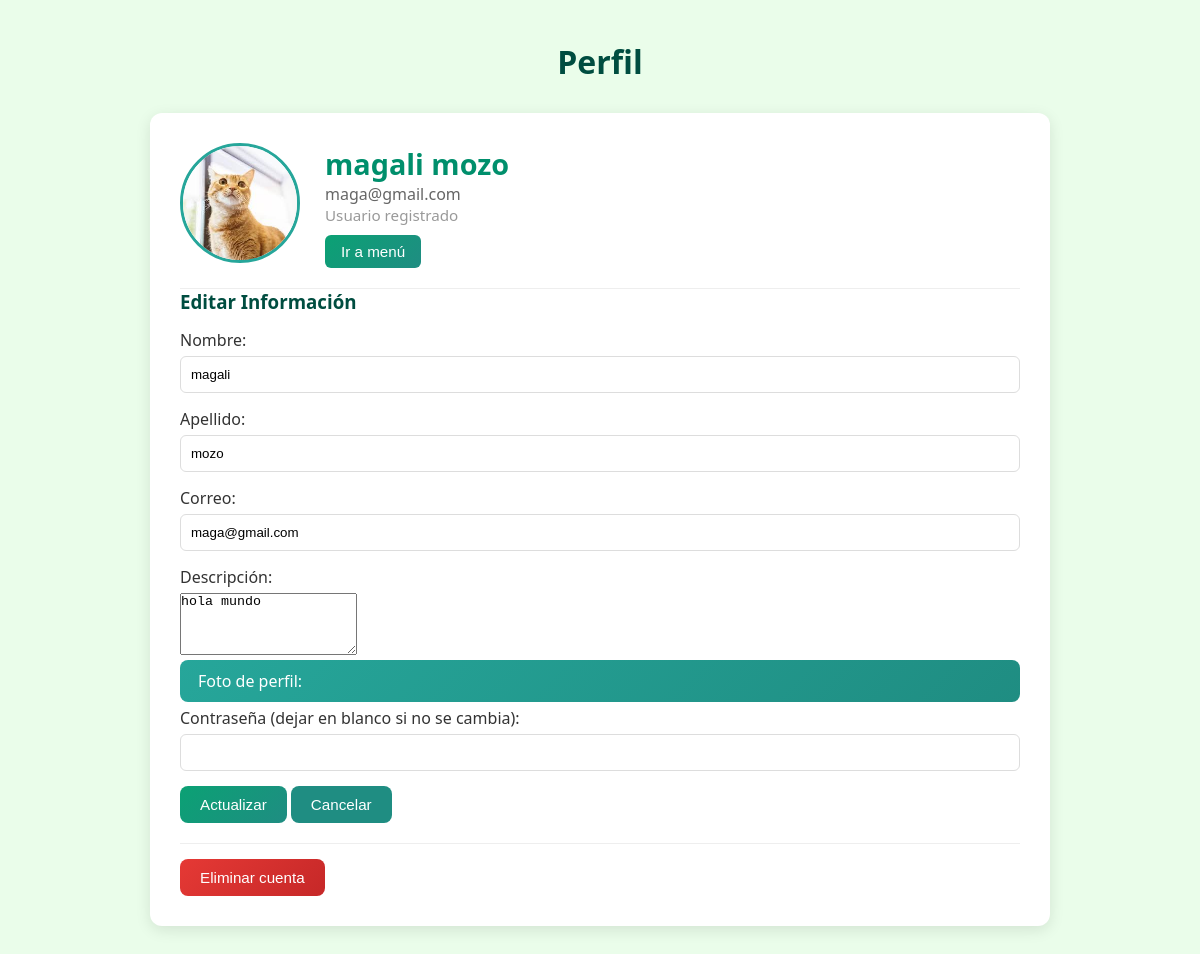
The app's page /perfil.php (signed in) with its own data.
### tables this page shows
CREATE TABLE `usuarios` (
  `id_usuario` int(30) NOT NULL,
  `nombre` varchar(30) NOT NULL,
  `apellido` varchar(30) NOT NULL,
  `correo` varchar(30) NOT NULL,
  `contraseña` varchar(30) NOT NULL,
  `id_cargo` int(11) NOT NULL,
  `foto` varchar(222) NOT NULL,
  `descripcion` varchar(20) NOT NULL
);

### perfil.php (the view, shortened to what this page needs)
<?php
include("conexion.php");
$id = $_SESSION['id_usuario'];
$sql = "SELECT * FROM usuarios WHERE id_usuario = ?";
$stmt = $conexion->prepare($sql);
$stmt->bind_param("i", $id);
$stmt->execute();
$resultado = $stmt->get_result();
$usuario = $resultado->fetch_assoc();
?>
<!DOCTYPE html>
<html lang="es">
<head>
    <link rel="stylesheet" href="css/perfil.css" />
</head>
<body>
    <h1>Perfil</h1>
    <main>
        <section class="perfil-container">
            <div class="perfil-header">
                <div class="perfil-foto">
                    <img id="preview-foto" src="<?= htmlspecialchars($usuario['foto'] ?? 'uploads/default.png') ?>" alt="Foto de perfil">
                </div>
                <div class="perfil-datos">
                    <h2><?= htmlspecialchars($usuario['nombre']) . " " . htmlspecialchars($usuario['apellido']) ?></h2>
                    <p class="correo"><?= htmlspecialchars($usuario['correo']) ?></p>
                    <p class="rol">Usuario registrado</p>
                    <div class="perfil-botones">
                        <a href="inicio.php"><button class="btn-azul">Ir a menú</button></a>
                    </div>
                </div>
            </div>
            <div class="perfil-editar">
                <h3>Editar Información</h3>
                <form method="POST" action="procesar_actualizacion_perfil.php" enctype="multipart/form-data">
                    <label>Nombre:</label>
                    <input type="text" name="nombre" value="<?= htmlspecialchars($usuario['nombre']) ?>" required>
                    <label>Apellido:</label>
                    <input type="text" name="apellido" value="<?= htmlspecialchars($usuario['apellido']) ?>" required>
                    <label>Correo:</label>
                    <input type="email" name="correo" value="<?= htmlspecialchars($usuario['correo']) ?>" required>
                    <label>Descripción:</label>
                    <textarea name="descripcion" rows="4"><?= htmlspecialchars($usuario['descripcion']) ?></textarea>
                    <label for="foto" class="file-label">Foto de perfil:</label>
                    <label>Contraseña (dejar en blanco si no se cambia):</label>
                    <input type="password" name="contraseña" autocomplete="new-password">
                    <button type="submit" class="btn-verde">Actualizar</button>
                    <?php $destinoCancelar = ($usuario['id_cargo'] == 3) ? "despachar.php" : "inicio.php"; ?>
                    <a href="<?= $destinoCancelar ?>"><button type="button" class="btn-gris">Cancelar</button></a>
                </form>
            </div>
            <div class="perfil-eliminar">
                <form method="POST" action="eliminar_cuenta.php" onsubmit="return confirm('¿Estás seguro que querés eliminar tu cuenta?')">
                    <button type="submit" class="btn-rojo">Eliminar cuenta</button>
                </form>
            </div>
        </section>
    </main>
</body>
</html>

### css/perfil.css (style rules this page uses)
* { margin: 0; padding: 0; box-sizing: border-box; }
body { font-family: "Segoe UI", sans-serif; background: #eafdea; color: #333; padding: 40px; }
h1 { text-align: center; color: #004d40; margin-bottom: 30px; }
.perfil-container { max-width: 900px; margin: 0 auto; background: #fff; border-radius: 12px; box-shadow: 0 4px 15px rgba(0,0,0,0.1); padding: 30px; }
.perfil-header { display: flex; align-items: center; gap: 25px; border-bottom: 1px solid #eee; padding-bottom: 20px; }
.perfil-foto img { width: 120px; height: 120px; object-fit: cover; border-radius: 50%; border: 3px solid #26a69a; }
.perfil-datos h2 { font-size: 1.8rem; color: #008f6c; }
.perfil-datos .correo { color: #666; }
.perfil-datos .rol { font-size: 0.95rem; color: #999; margin-bottom: 10px; }
.perfil-botones button { margin-right: 10px; padding: 8px 16px; border: none; border-radius: 6px; font-size: 0.95rem; cursor: pointer; transition: all 0.3s ease; }
button, input[type="submit"], input[type="button"] { padding: 10px 20px; border: none; border-radius: 8px; font-size: 0.95rem; cursor: pointer; transition: all 0.3s ease; font-weight: 500; }
.btn-verde { background: linear-gradient(135deg, #0ba174, #1f8d82); color: #fff; }
.btn-azul { background: linear-gradient(135deg,#0ba174, #1f8d82); color: #fff; }
.btn-gris { background: #1f8d82; color: #fff; }
.btn-rojo { background: linear-gradient(135deg, #e53935, #c62828); color: #fff; }
.file-label { display: inline-block; padding: 10px 18px; background: linear-gradient(135deg, #26a69a, #1f8d82); color: #fff; border-radius: 8px; cursor: pointer; transition: all 0.3s ease; font-weight: 500; }
.perfil-editar h3 { margin-bottom: 15px; color: #004d40; }
.perfil-editar form label { display: block; margin-bottom: 5px; font-weight: 500; }
.perfil-editar form input { width: 100%; padding: 10px; border: 1px solid #ddd; border-radius: 6px; margin-bottom: 15px; }
.perfil-eliminar { margin-top: 20px; padding-top: 15px; border-top: 1px solid #eee; }

### records on screen
usuarios: foto (picture), nombre "magali", apellido "mozo", correo "maga@gmail.com", descripcion "hola mundo"
